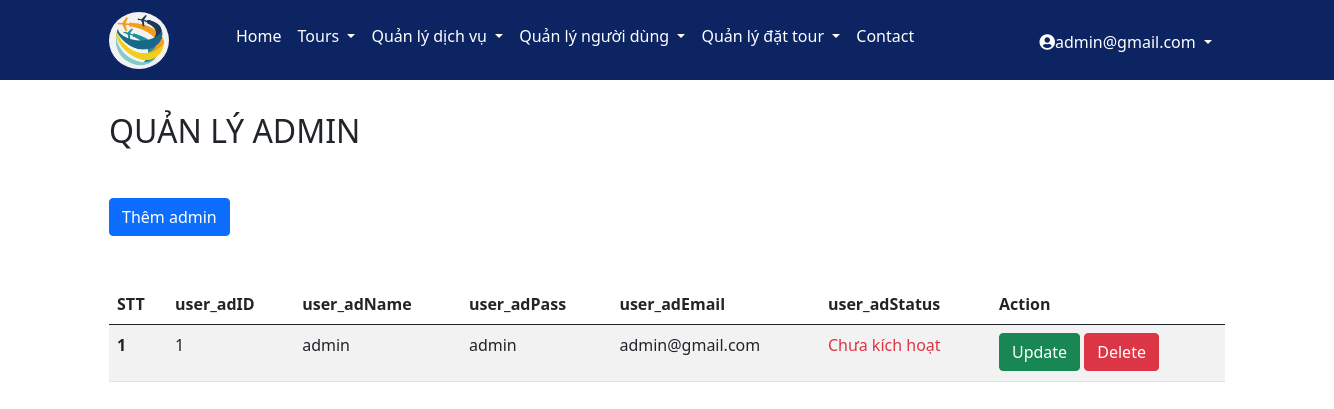
Before: /admin/accountadmin.php (signed in) with the older database file.
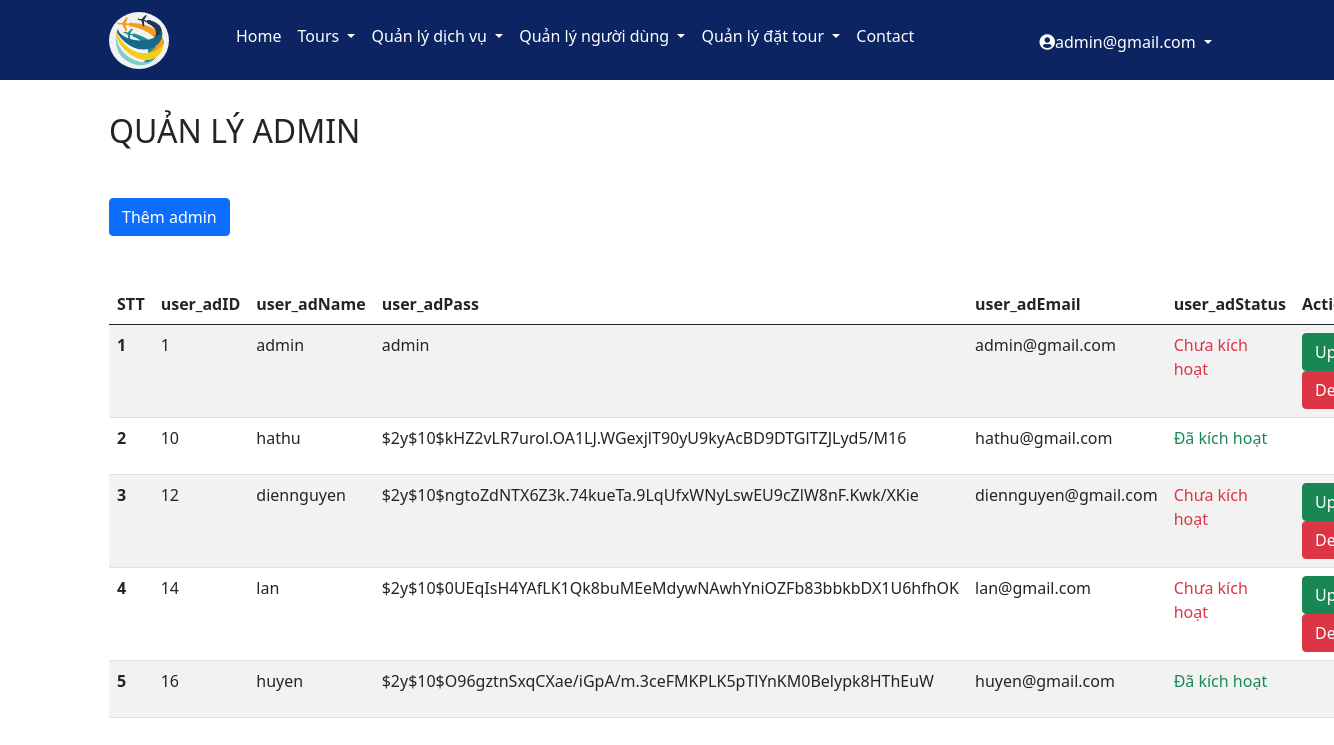
After: the same page with the newer database file.
### tables this page shows
CREATE TABLE `users_ad` (
  `user_adID` int(11) NOT NULL,
  `user_adName` varchar(100) DEFAULT NULL,
  `user_adPass` varchar(500) DEFAULT NULL,
  `user_adEmail` varchar(100) DEFAULT NULL,
  `user_adStatus` tinyint(1) DEFAULT NULL
);

### admin/accountadmin.php (the view)
<?php
include('header.php');
include('../config/connect.php');
?>
<div class="container my-main">
    <h2 class="text-uppercase my-title-ad">Quản lý admin</h2>
    <a href="add_user_ad.php" type="submit" class="btn btn-primary my-title-ad">Thêm admin</a>
    <table class="table table-striped">
        <thead>
            <tr>
                <th scope=col>STT</th>
                <th scope=col>user_adID</th>
                <th scope=col>user_adName</th>
                <th scope=col>user_adPass</th>
                <th scope=col>user_adEmail</th>
                <th scope=col>user_adStatus</th>
                <th scope=col>Action</th>
            </tr>
        </thead>
            <?php
            $sql = "select * from users_ad";
            $result = mysqli_query($conn,$sql);
            if(mysqli_num_rows($result)>0){
                $STT=1;
                while($row=mysqli_fetch_assoc($result)){
                    $user_adID=$row['user_adID'];
                    $user_adName=$row['user_adName'];
                    $user_adPass=$row['user_adPass'];
                    $user_adEmail=$row['user_adEmail'];
                    $user_adStatus=$row['user_adStatus'];
            ?>
            <tr>
                <th scope=rowphp><?php echo $STT++?></th>
                <td><?php echo $user_adID?></td>
                <td><?php echo $user_adName?></td>
                <td><?php echo $user_adPass?></td>
                <td><?php echo $user_adEmail?></td>
                <td>
                    <?php
                if($user_adStatus==0)
                echo '<p class="text-danger">Chưa kích hoạt</p>';
                else
                echo '<p class="text-success">Đã kích hoạt</p>';
            ?>
                </td>
                <td>
                    <?php
                    if($user_adStatus==0){?>
                    <a href="edit_user_ad.php?user_adID=<?php echo $user_adID; ?>"><button type="button"
                            class="btn btn-success">Update</button></a>
                    <a href="del_user_ad.php?user_adID=<?php echo $user_adID; ?>"
                        onclick="return confirm('Bạn chắc chắn muốn xóa?')"><button type="button"
                            class="btn btn-danger">Delete</button></a>
                            <?php } ?>
                </td>
                    </tr>
                <?php
                }
            }
            else {echo $sql;}
        ?>
    </table>
</div>
<?php
include('footer.php');
?>

Changed rows visible on the page:
added users_ad: user_adID "10", user_adName "hathu", user_adPass "$2y$10$kHZ2vLR7urol.OA1LJ.WGexjlT90yU9kyAcBD9DTGlTZJLyd5/M16", user_adEmail "hathu@gmail.com", user_adStatus "Đã kích hoạt"
added users_ad: user_adID "12", user_adName "diennguyen", user_adPass "$2y$10$ngtoZdNTX6Z3k.74kueTa.9LqUfxWNyLswEU9cZlW8nF.Kwk/XKie", user_adEmail "diennguyen@gmail.com", user_adStatus "Chưa kích hoạt"
added users_ad: user_adID "14", user_adName "lan", user_adPass "$2y$10$0UEqIsH4YAfLK1Qk8buMEeMdywNAwhYniOZFb83bbkbDX1U6hfhOK", user_adEmail "lan@gmail.com", user_adStatus "Chưa kích hoạt"
added users_ad: user_adID "16", user_adName "huyen", user_adPass "$2y$10$O96gztnSxqCXae/iGpA/m.3ceFMKPLK5pTlYnKM0Belypk8HThEuW", user_adEmail "huyen@gmail.com", user_adStatus "Đã kích hoạt"
